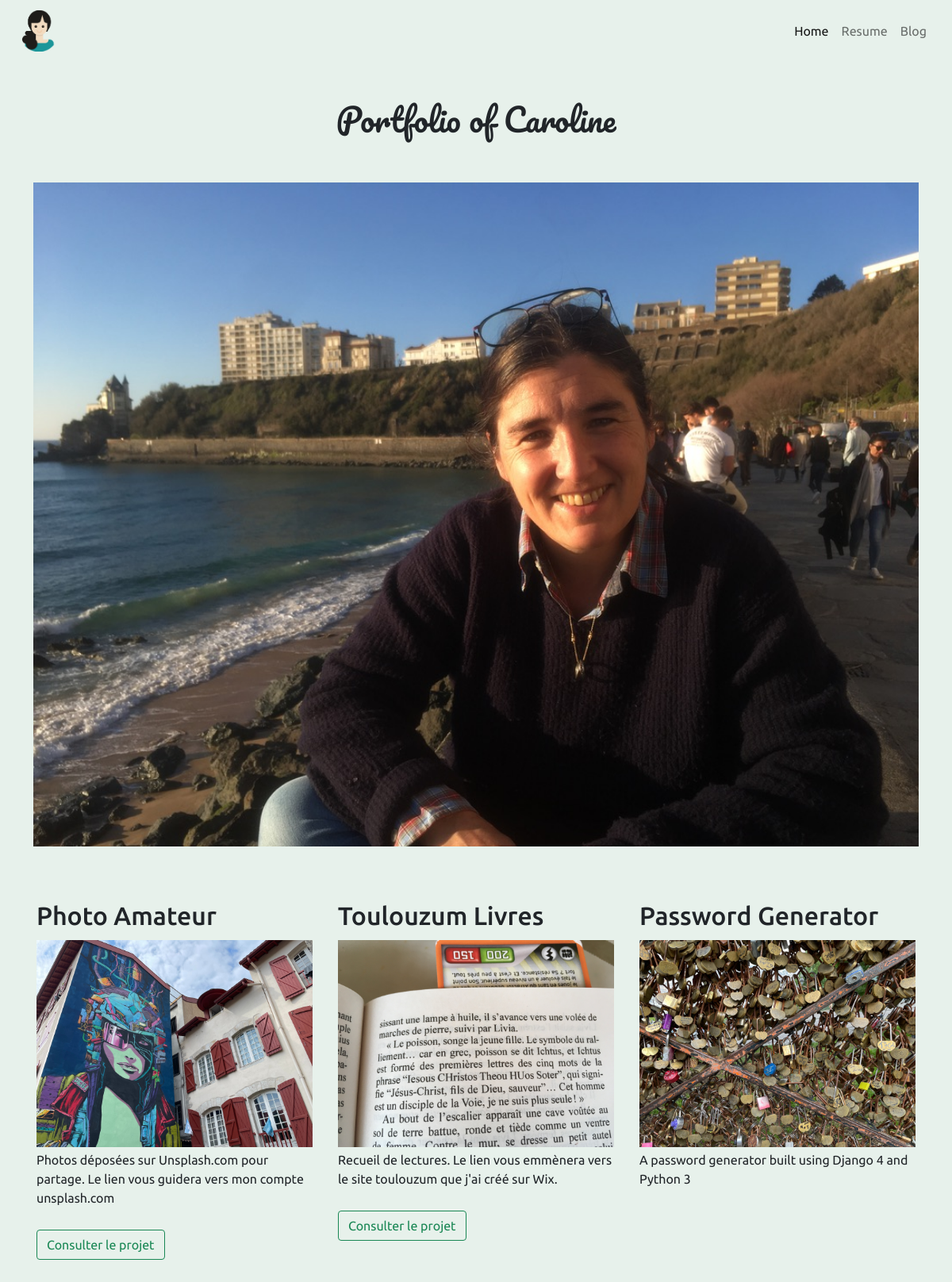
The app's page /, older data.
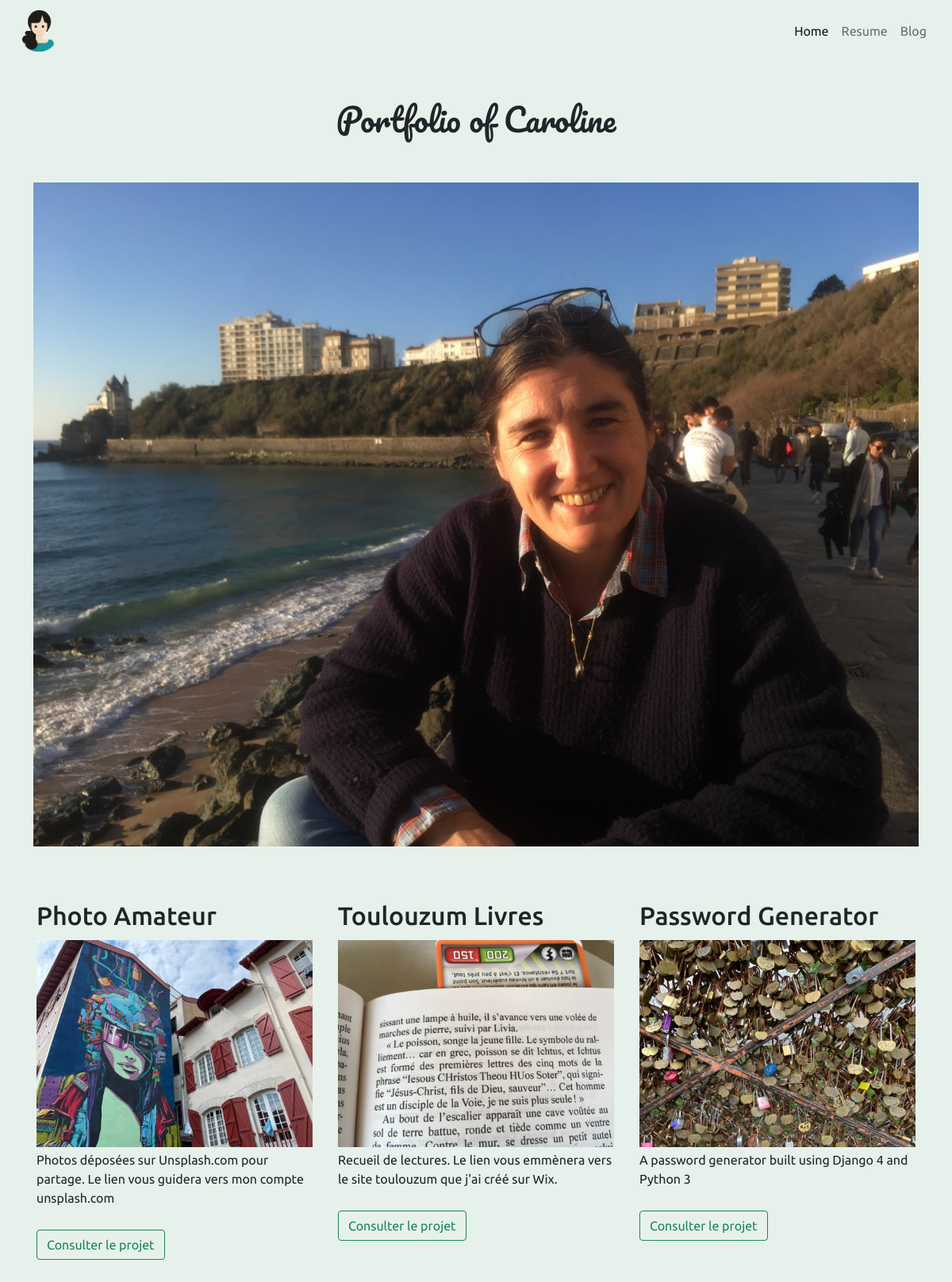
The same page, newer data.
### portfolio/models.py (models this page shows, shortened)
class Project(models.Model):
    title = models.CharField(max_length=100)
    description = models.CharField(max_length=250)
    image = models.ImageField(upload_to='portfolio/images/')
    url = models.URLField(blank=True)

### portfolio/views.py (the view)
# urls.py: 2. Add a URL to urlpatterns:  path('', views.home, name='home')
def home(request):
    projects = Project.objects.all()
    return render(request, 'portfolio/home.html', {'projects': projects})

### portfolio/templates/portfolio/home.html
{% extends 'portfolio/base.html' %}
{% block content %}
{% load static %}
<div class="container">
    <div class="row justify-content-md-center">
        <h1 class="text-center py-5">Portfolio of Caroline</h1>
        <img src="{% static '/portfolio/carozum.jpeg' %}" alt="">
    </div>
    <div class="row py-5">
        {% for project in projects %}
        <div class="col-sm-6 col-md-4 p-3">
            <h2 class="py-1">{{ project.title }}</h2>
            <img src="{{ project.image.url }}" alt="" width="100%">
            <p class="py-1">{{ project.description }}</p>
            {% if project.url %}
            <div class="py-2 ">
                <a class="btn btn-outline-success" href="{{ project.url }}">Consulter le
                    projet</a>
            </div>
            {% endif %}
        </div>
        {% endfor %}
    </div>
</div>
{% endblock %}

### portfolio/templates/portfolio/base.html (shortened to what this page needs)
{% load static %}
<!doctype html>
<html lang="en">
<head>
    <link href="https://cdn.jsdelivr.net/npm/bootstrap@5.1.3/dist/css/bootstrap.min.css" rel="stylesheet"
>
    <link rel="stylesheet" href="{% static 'portfolio/style.css' %}">
</head>
<body>
    <div class="container-fluid">
        <nav class="navbar navbar-expand-lg navbar-light">
            <div class="container-fluid ">
                <a class="navbar-brand" href="{% url 'home' %}"><img src="{% static 'portfolio/womanRounded.png' %}"
                        alt="" width="50px"></a>
                <div class="collapse navbar-collapse justify-content-end" id="navbarNav">
                    <ul class="navbar-nav">
                        <li class="nav-item">
                            <a class="nav-link active" aria-current="page" href="{% url 'home' %}">Home</a>
                        </li>
                        <li class="nav-item">
                            <a class="nav-link" href="{% static 'portfolio/ResumeCarozum.pdf' %}">Resume</a>
                        </li>
                        <li class="nav-item">
                            <a class="nav-link" href="{% url 'blog:all_blogs' %}">Blog</a>
                        </li>
                    </ul>
                </div>
            </div>
        </nav>
    </div>
    <div class="container-fluid">
        {% block content %}{% endblock %}
    </div>
</body>
</html>

### portfolio/static/portfolio/style.css (style rules this page uses)
body { margin: 0; padding:0; box-sizing: border-box; background-color:rgb(231, 241, 235); font-family: 'Ubuntu', sans-serif }
h1 { font-family: 'Pacifico', cursive; }

Row changes from the older to the newer data that the page shows:
changed Project "Password Generator": now shows "Consulter le projet"
